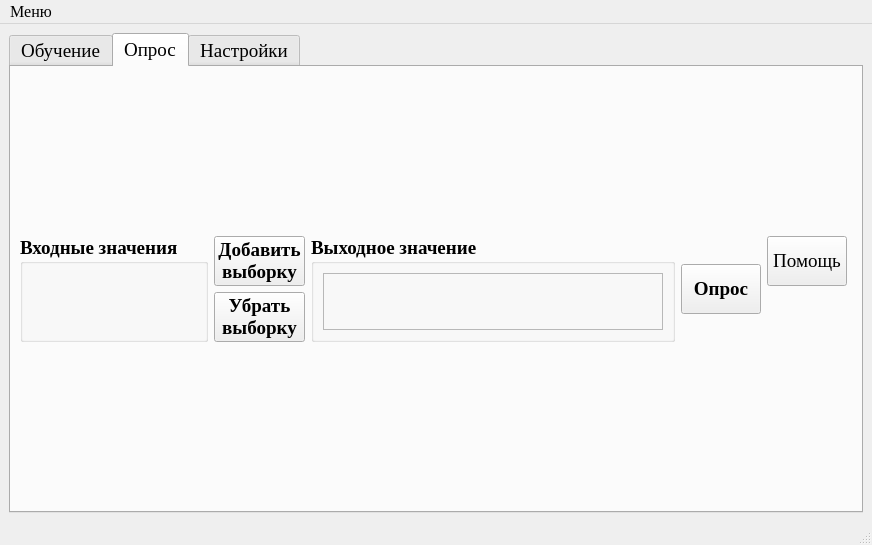
<?xml version="1.0" encoding="UTF-8"?>
<ui version="4.0">
 <class>MainWindow</class>
 <widget class="QMainWindow" name="MainWindow">
  <property name="geometry">
   <rect>
    <x>0</x>
    <y>0</y>
    <width>867</width>
    <height>545</height>
   </rect>
  </property>
  <property name="maximumSize">
   <size>
    <width>1920</width>
    <height>1080</height>
   </size>
  </property>
  <property name="sizeIncrement">
   <size>
    <width>5</width>
    <height>5</height>
   </size>
  </property>
  <property name="windowTitle">
   <string>NeuralNetwork</string>
  </property>
  <property name="windowIcon">
   <iconset>
    <normaloff>resources/icon.png</normaloff>resources/icon.png</iconset>
  </property>
  <property name="styleSheet">
   <string notr="true"/>
  </property>
  <property name="toolButtonStyle">
   <enum>Qt::ToolButtonTextUnderIcon</enum>
  </property>
  <widget class="QWidget" name="centralwidget">
   <layout class="QGridLayout" name="gridLayout_4">
    <item row="0" column="0">
     <layout class="QGridLayout" name="gridLayout_2">
      <item row="0" column="0">
       <widget class="QTabWidget" name="tabWidget_2">
        <property name="sizePolicy">
         <sizepolicy hsizetype="Expanding" vsizetype="Expanding">
          <horstretch>0</horstretch>
          <verstretch>0</verstretch>
         </sizepolicy>
        </property>
        <property name="maximumSize">
         <size>
          <width>1200</width>
          <height>480</height>
         </size>
        </property>
        <property name="font">
         <font>
          <family>Times New Roman</family>
          <pointsize>14</pointsize>
          <weight>50</weight>
          <bold>false</bold>
         </font>
        </property>
        <property name="tabShape">
         <enum>QTabWidget::Rounded</enum>
        </property>
        <property name="currentIndex">
         <number>1</number>
        </property>
        <property name="elideMode">
         <enum>Qt::ElideLeft</enum>
        </property>
        <property name="documentMode">
         <bool>false</bool>
        </property>
        <property name="tabsClosable">
         <bool>false</bool>
        </property>
        <property name="movable">
         <bool>false</bool>
        </property>
        <property name="tabBarAutoHide">
         <bool>false</bool>
        </property>
        <widget class="QWidget" name="tab_3">
         <attribute name="title">
          <string>Обучение</string>
         </attribute>
         <layout class="QGridLayout" name="gridLayout_3">
          <item row="0" column="0">
           <layout class="QGridLayout" name="gridLayout">
            <item row="0" column="0" rowspan="3">
             <layout class="QHBoxLayout" name="horizontalLayout" stretch="0">
              <item>
               <widget class="QGroupBox" name="inputValuesBox">
                <property name="minimumSize">
                 <size>
                  <width>181</width>
                  <height>424</height>
                 </size>
                </property>
                <property name="font">
                 <font>
                  <family>Times New Roman</family>
                  <pointsize>14</pointsize>
                  <weight>75</weight>
                  <bold>true</bold>
                 </font>
                </property>
                <property name="title">
                 <string>Входные значения</string>
                </property>
               </widget>
              </item>
             </layout>
            </item>
            <item row="0" column="1" rowspan="3">
             <layout class="QVBoxLayout" name="verticalLayout">
              <item>
               <widget class="QPushButton" name="addViborkaBtn">
                <property name="font">
                 <font>
                  <family>Times New Roman</family>
                  <pointsize>14</pointsize>
                  <weight>75</weight>
                  <bold>true</bold>
                 </font>
                </property>
                <property name="text">
                 <string>Добавить
выборку</string>
                </property>
               </widget>
              </item>
              <item>
               <widget class="QPushButton" name="deleteViborkaBtn">
                <property name="font">
                 <font>
                  <family>Times New Roman</family>
                  <pointsize>14</pointsize>
                  <weight>75</weight>
                  <bold>true</bold>
                 </font>
                </property>
                <property name="text">
                 <string>Убрать
выборку</string>
                </property>
               </widget>
              </item>
             </layout>
            </item>
            <item row="0" column="3">
             <layout class="QGridLayout" name="gridLayout_6">
              <item row="0" column="0">
               <widget class="QGroupBox" name="performanceBox">
                <property name="sizePolicy">
                 <sizepolicy hsizetype="Fixed" vsizetype="Fixed">
                  <horstretch>0</horstretch>
                  <verstretch>0</verstretch>
                 </sizepolicy>
                </property>
                <property name="maximumSize">
                 <size>
                  <width>10000</width>
                  <height>100000</height>
                 </size>
                </property>
                <property name="font">
                 <font>
                  <family>Times New Roman</family>
                  <pointsize>14</pointsize>
                  <weight>75</weight>
                  <bold>true</bold>
                 </font>
                </property>
                <property name="autoFillBackground">
                 <bool>false</bool>
                </property>
                <property name="title">
                 <string>Точность нейросети</string>
                </property>
                <layout class="QGridLayout" name="gridLayout_5">
                 <item row="1" column="0">
                  <widget class="QGroupBox" name="groupBox_4">
                   <property name="maximumSize">
                    <size>
                     <width>10000</width>
                     <height>10000</height>
                    </size>
                   </property>
                   <property name="font">
                    <font>
                     <family>Times New Roman</family>
                     <pointsize>14</pointsize>
                     <weight>50</weight>
                     <bold>false</bold>
                    </font>
                   </property>
                   <property name="title">
                    <string>Погрешность</string>
                   </property>
                   <layout class="QVBoxLayout" name="verticalLayout_3">
                    <item>
                     <widget class="QDoubleSpinBox" name="errorBox">
                      <property name="maximumSize">
                       <size>
                        <width>120</width>
                        <height>100</height>
                       </size>
                      </property>
                      <property name="wrapping">
                       <bool>false</bool>
                      </property>
                      <property name="showGroupSeparator" stdset="0">
                       <bool>false</bool>
                      </property>
                      <property name="decimals">
                       <number>6</number>
                      </property>
                      <property name="minimum">
                       <double>0.000000000000000</double>
                      </property>
                      <property name="maximum">
                       <double>0.200000000000000</double>
                      </property>
                      <property name="singleStep">
                       <double>0.000100000000000</double>
                      </property>
                      <property name="value">
                       <double>0.000100000000000</double>
                      </property>
                     </widget>
                    </item>
                   </layout>
                  </widget>
                 </item>
                 <item row="1" column="1">
                  <widget class="QGroupBox" name="groupBox_5">
                   <property name="maximumSize">
                    <size>
                     <width>10000</width>
                     <height>10000</height>
                    </size>
                   </property>
                   <property name="font">
                    <font>
                     <family>Times New Roman</family>
                     <pointsize>14</pointsize>
                     <weight>50</weight>
                     <bold>false</bold>
                    </font>
                   </property>
                   <property name="title">
                    <string>Значение</string>
                   </property>
                   <layout class="QVBoxLayout" name="verticalLayout_4">
                    <item>
                     <widget class="QLabel" name="performanceLabel">
                      <property name="maximumSize">
                       <size>
                        <width>1000</width>
                        <height>1000</height>
                       </size>
                      </property>
                      <property name="font">
                       <font>
                        <weight>50</weight>
                        <bold>false</bold>
                       </font>
                      </property>
                      <property name="text">
                       <string/>
                      </property>
                     </widget>
                    </item>
                   </layout>
                  </widget>
                 </item>
                </layout>
               </widget>
              </item>
             </layout>
            </item>
            <item row="1" column="3">
             <layout class="QHBoxLayout" name="horizontalLayout_3">
              <item>
               <widget class="QProgressBar" name="progressBar">
                <property name="maximumSize">
                 <size>
                  <width>1000</width>
                  <height>30</height>
                 </size>
                </property>
                <property name="font">
                 <font>
                  <pointsize>14</pointsize>
                  <weight>75</weight>
                  <bold>true</bold>
                 </font>
                </property>
                <property name="value">
                 <number>0</number>
                </property>
               </widget>
              </item>
             </layout>
            </item>
            <item row="0" column="2" rowspan="3">
             <layout class="QVBoxLayout" name="verticalLayout_2">
              <item>
               <widget class="QGroupBox" name="targetValBox">
                <property name="minimumSize">
                 <size>
                  <width>181</width>
                  <height>424</height>
                 </size>
                </property>
                <property name="font">
                 <font>
                  <family>Times New Roman</family>
                  <pointsize>14</pointsize>
                  <weight>75</weight>
                  <bold>true</bold>
                 </font>
                </property>
                <property name="title">
                 <string>Целевые значения</string>
                </property>
               </widget>
              </item>
             </layout>
            </item>
            <item row="2" column="3">
             <layout class="QHBoxLayout" name="horizontalLayout_4">
              <item>
               <widget class="QPushButton" name="learnStartBtn">
                <property name="maximumSize">
                 <size>
                  <width>1000</width>
                  <height>40</height>
                 </size>
                </property>
                <property name="font">
                 <font>
                  <family>Times New Roman</family>
                  <pointsize>14</pointsize>
                  <weight>75</weight>
                  <bold>true</bold>
                 </font>
                </property>
                <property name="text">
                 <string>Старт</string>
                </property>
               </widget>
              </item>
              <item>
               <widget class="QPushButton" name="StopBtn">
                <property name="maximumSize">
                 <size>
                  <width>100000</width>
                  <height>40</height>
                 </size>
                </property>
                <property name="font">
                 <font>
                  <family>Times New Roman</family>
                  <pointsize>14</pointsize>
                  <weight>75</weight>
                  <bold>true</bold>
                 </font>
                </property>
                <property name="text">
                 <string>Стоп</string>
                </property>
               </widget>
              </item>
             </layout>
            </item>
           </layout>
          </item>
          <item row="0" column="1">
           <layout class="QVBoxLayout" name="verticalLayout_10">
            <item>
             <widget class="QPushButton" name="learnHelpBtn">
              <property name="minimumSize">
               <size>
                <width>80</width>
                <height>50</height>
               </size>
              </property>
              <property name="maximumSize">
               <size>
                <width>10000</width>
                <height>50</height>
               </size>
              </property>
              <property name="font">
               <font>
                <family>Times New Roman</family>
                <pointsize>14</pointsize>
                <weight>50</weight>
                <bold>false</bold>
               </font>
              </property>
              <property name="text">
               <string>Помощь</string>
              </property>
             </widget>
            </item>
            <item>
             <widget class="QLabel" name="label_2">
              <property name="text">
               <string/>
              </property>
             </widget>
            </item>
           </layout>
          </item>
         </layout>
        </widget>
        <widget class="QWidget" name="tab_4">
         <attribute name="title">
          <string>Опрос</string>
         </attribute>
         <layout class="QGridLayout" name="gridLayout_9">
          <item row="0" column="1">
           <layout class="QVBoxLayout" name="verticalLayout_11">
            <property name="sizeConstraint">
             <enum>QLayout::SetDefaultConstraint</enum>
            </property>
            <item>
             <widget class="QPushButton" name="queryHelpBtn">
              <property name="minimumSize">
               <size>
                <width>80</width>
                <height>50</height>
               </size>
              </property>
              <property name="maximumSize">
               <size>
                <width>80</width>
                <height>16777215</height>
               </size>
              </property>
              <property name="font">
               <font>
                <family>Times New Roman</family>
                <pointsize>14</pointsize>
                <weight>50</weight>
                <bold>false</bold>
               </font>
              </property>
              <property name="text">
               <string>Помощь</string>
              </property>
             </widget>
            </item>
            <item>
             <widget class="QLabel" name="label">
              <property name="text">
               <string/>
              </property>
             </widget>
            </item>
           </layout>
          </item>
          <item row="0" column="0">
           <layout class="QGridLayout" name="gridLayout_7" rowstretch="0">
            <property name="sizeConstraint">
             <enum>QLayout::SetDefaultConstraint</enum>
            </property>
            <item row="0" column="0">
             <layout class="QVBoxLayout" name="verticalLayout_5">
              <item>
               <widget class="QGroupBox" name="queryInputValuesBox">
                <property name="font">
                 <font>
                  <family>Times New Roman</family>
                  <pointsize>14</pointsize>
                  <weight>75</weight>
                  <bold>true</bold>
                 </font>
                </property>
                <property name="title">
                 <string>Входные значения</string>
                </property>
                <property name="flat">
                 <bool>false</bool>
                </property>
                <property name="checkable">
                 <bool>false</bool>
                </property>
               </widget>
              </item>
             </layout>
            </item>
            <item row="0" column="1">
             <layout class="QVBoxLayout" name="verticalLayout_6">
              <item>
               <widget class="QPushButton" name="addQueryViborkaBtn">
                <property name="maximumSize">
                 <size>
                  <width>16777215</width>
                  <height>50</height>
                 </size>
                </property>
                <property name="font">
                 <font>
                  <family>Times New Roman</family>
                  <pointsize>14</pointsize>
                  <weight>75</weight>
                  <bold>true</bold>
                 </font>
                </property>
                <property name="text">
                 <string>Добавить
выборку</string>
                </property>
               </widget>
              </item>
              <item>
               <widget class="QPushButton" name="deleteQueryViborkaBtn">
                <property name="maximumSize">
                 <size>
                  <width>16777215</width>
                  <height>50</height>
                 </size>
                </property>
                <property name="font">
                 <font>
                  <family>Times New Roman</family>
                  <pointsize>14</pointsize>
                  <weight>75</weight>
                  <bold>true</bold>
                 </font>
                </property>
                <property name="text">
                 <string>Убрать
выборку</string>
                </property>
               </widget>
              </item>
             </layout>
            </item>
            <item row="0" column="2">
             <layout class="QVBoxLayout" name="verticalLayout_7">
              <item>
               <widget class="QGroupBox" name="targetValBox_2">
                <property name="font">
                 <font>
                  <family>Times New Roman</family>
                  <pointsize>14</pointsize>
                  <weight>75</weight>
                  <bold>true</bold>
                 </font>
                </property>
                <property name="title">
                 <string>Выходное значение</string>
                </property>
                <layout class="QGridLayout" name="gridLayout_8">
                 <item row="0" column="0">
                  <widget class="QLabel" name="outputLabel">
                   <property name="minimumSize">
                    <size>
                     <width>340</width>
                     <height>0</height>
                    </size>
                   </property>
                   <property name="font">
                    <font>
                     <family>Unispace</family>
                     <pointsize>12</pointsize>
                     <weight>75</weight>
                     <bold>true</bold>
                    </font>
                   </property>
                   <property name="frameShape">
                    <enum>QFrame::StyledPanel</enum>
                   </property>
                   <property name="text">
                    <string/>
                   </property>
                  </widget>
                 </item>
                </layout>
               </widget>
              </item>
             </layout>
            </item>
            <item row="0" column="3">
             <layout class="QVBoxLayout" name="verticalLayout_8">
              <item>
               <widget class="QPushButton" name="queryBtn">
                <property name="minimumSize">
                 <size>
                  <width>0</width>
                  <height>50</height>
                 </size>
                </property>
                <property name="font">
                 <font>
                  <family>Times New Roman</family>
                  <pointsize>14</pointsize>
                  <weight>75</weight>
                  <bold>true</bold>
                 </font>
                </property>
                <property name="text">
                 <string>Опрос</string>
                </property>
                <property name="flat">
                 <bool>false</bool>
                </property>
               </widget>
              </item>
             </layout>
            </item>
           </layout>
          </item>
         </layout>
        </widget>
        <widget class="QWidget" name="tab">
         <attribute name="title">
          <string>Настройки</string>
         </attribute>
         <widget class="QGroupBox" name="groupBoxLink">
          <property name="geometry">
           <rect>
            <x>10</x>
            <y>-10</y>
            <width>891</width>
            <height>441</height>
           </rect>
          </property>
          <property name="font">
           <font>
            <family>Times New Roman</family>
            <pointsize>10</pointsize>
            <weight>50</weight>
            <bold>false</bold>
           </font>
          </property>
          <property name="title">
           <string/>
          </property>
          <property name="flat">
           <bool>true</bool>
          </property>
          <widget class="QGroupBox" name="epochsGroupBox">
           <property name="geometry">
            <rect>
             <x>20</x>
             <y>160</y>
             <width>331</width>
             <height>61</height>
            </rect>
           </property>
           <property name="font">
            <font>
             <family>Times New Roman</family>
             <pointsize>14</pointsize>
             <weight>75</weight>
             <bold>true</bold>
            </font>
           </property>
           <property name="title">
            <string>Количество эпох</string>
           </property>
           <widget class="QTextEdit" name="epochsCount">
            <property name="geometry">
             <rect>
              <x>10</x>
              <y>20</y>
              <width>81</width>
              <height>31</height>
             </rect>
            </property>
            <property name="font">
             <font>
              <pointsize>12</pointsize>
              <weight>50</weight>
              <bold>false</bold>
             </font>
            </property>
            <property name="verticalScrollBarPolicy">
             <enum>Qt::ScrollBarAlwaysOff</enum>
            </property>
            <property name="horizontalScrollBarPolicy">
             <enum>Qt::ScrollBarAlwaysOff</enum>
            </property>
           </widget>
          </widget>
          <widget class="QPushButton" name="epochsLoopsBtn">
           <property name="geometry">
            <rect>
             <x>450</x>
             <y>250</y>
             <width>191</width>
             <height>31</height>
            </rect>
           </property>
           <property name="font">
            <font>
             <pointsize>14</pointsize>
             <weight>50</weight>
             <bold>false</bold>
            </font>
           </property>
           <property name="text">
            <string>Изменить</string>
           </property>
          </widget>
          <widget class="Line" name="line">
           <property name="geometry">
            <rect>
             <x>10</x>
             <y>10</y>
             <width>709</width>
             <height>20</height>
            </rect>
           </property>
           <property name="orientation">
            <enum>Qt::Horizontal</enum>
           </property>
          </widget>
          <widget class="Line" name="line_2">
           <property name="geometry">
            <rect>
             <x>710</x>
             <y>19</y>
             <width>20</width>
             <height>390</height>
            </rect>
           </property>
           <property name="orientation">
            <enum>Qt::Vertical</enum>
           </property>
          </widget>
          <widget class="Line" name="line_3">
           <property name="geometry">
            <rect>
             <x>10</x>
             <y>400</y>
             <width>710</width>
             <height>20</height>
            </rect>
           </property>
           <property name="orientation">
            <enum>Qt::Horizontal</enum>
           </property>
          </widget>
          <widget class="Line" name="line_5">
           <property name="geometry">
            <rect>
             <x>0</x>
             <y>20</y>
             <width>20</width>
             <height>390</height>
            </rect>
           </property>
           <property name="orientation">
            <enum>Qt::Vertical</enum>
           </property>
          </widget>
          <widget class="QPushButton" name="RerandWeightsBtn">
           <property name="geometry">
            <rect>
             <x>180</x>
             <y>330</y>
             <width>161</width>
             <height>51</height>
            </rect>
           </property>
           <property name="font">
            <font>
             <pointsize>14</pointsize>
             <weight>50</weight>
             <bold>false</bold>
            </font>
           </property>
           <property name="text">
            <string>Сгенерировать
новые веса</string>
           </property>
          </widget>
          <widget class="QPushButton" name="SaveWeightsBtn">
           <property name="geometry">
            <rect>
             <x>400</x>
             <y>330</y>
             <width>101</width>
             <height>51</height>
            </rect>
           </property>
           <property name="font">
            <font>
             <pointsize>14</pointsize>
             <weight>50</weight>
             <bold>false</bold>
            </font>
           </property>
           <property name="text">
            <string>Сохранить
веса</string>
           </property>
          </widget>
          <widget class="QPushButton" name="LoadWeightsBtn">
           <property name="geometry">
            <rect>
             <x>590</x>
             <y>330</y>
             <width>101</width>
             <height>51</height>
            </rect>
           </property>
           <property name="font">
            <font>
             <pointsize>14</pointsize>
             <weight>50</weight>
             <bold>false</bold>
            </font>
           </property>
           <property name="text">
            <string>Загрузить
веса</string>
           </property>
          </widget>
          <widget class="QPushButton" name="clearBtn">
           <property name="geometry">
            <rect>
             <x>30</x>
             <y>330</y>
             <width>101</width>
             <height>51</height>
            </rect>
           </property>
           <property name="font">
            <font>
             <pointsize>14</pointsize>
             <weight>50</weight>
             <bold>false</bold>
            </font>
           </property>
           <property name="text">
            <string>Сбросить
параметры</string>
           </property>
          </widget>
          <widget class="QGroupBox" name="groupBox_3">
           <property name="geometry">
            <rect>
             <x>20</x>
             <y>230</y>
             <width>331</width>
             <height>61</height>
            </rect>
           </property>
           <property name="font">
            <font>
             <family>Times New Roman</family>
             <pointsize>14</pointsize>
             <weight>75</weight>
             <bold>true</bold>
            </font>
           </property>
           <property name="title">
            <string>Коэффициент обучения</string>
           </property>
           <widget class="QTextEdit" name="learnRateBox">
            <property name="geometry">
             <rect>
              <x>10</x>
              <y>20</y>
              <width>81</width>
              <height>31</height>
             </rect>
            </property>
            <property name="font">
             <font>
              <pointsize>12</pointsize>
              <weight>50</weight>
              <bold>false</bold>
             </font>
            </property>
            <property name="verticalScrollBarPolicy">
             <enum>Qt::ScrollBarAlwaysOff</enum>
            </property>
            <property name="horizontalScrollBarPolicy">
             <enum>Qt::ScrollBarAlwaysOff</enum>
            </property>
           </widget>
          </widget>
          <widget class="QPushButton" name="settingsHelpBtn">
           <property name="geometry">
            <rect>
             <x>790</x>
             <y>10</y>
             <width>101</width>
             <height>51</height>
            </rect>
           </property>
           <property name="font">
            <font>
             <family>Times New Roman</family>
             <pointsize>14</pointsize>
             <weight>50</weight>
             <bold>false</bold>
            </font>
           </property>
           <property name="text">
            <string>Помощь</string>
           </property>
          </widget>
          <widget class="QGroupBox" name="groupBox_6">
           <property name="geometry">
            <rect>
             <x>20</x>
             <y>30</y>
             <width>331</width>
             <height>61</height>
            </rect>
           </property>
           <property name="font">
            <font>
             <family>Times New Roman</family>
             <pointsize>14</pointsize>
             <weight>75</weight>
             <bold>true</bold>
            </font>
           </property>
           <property name="title">
            <string>Количество входных значений</string>
           </property>
           <widget class="QTextEdit" name="hNodesIn">
            <property name="geometry">
             <rect>
              <x>10</x>
              <y>20</y>
              <width>81</width>
              <height>31</height>
             </rect>
            </property>
            <property name="font">
             <font>
              <pointsize>12</pointsize>
              <weight>50</weight>
              <bold>false</bold>
             </font>
            </property>
            <property name="frameShape">
             <enum>QFrame::StyledPanel</enum>
            </property>
            <property name="verticalScrollBarPolicy">
             <enum>Qt::ScrollBarAlwaysOff</enum>
            </property>
            <property name="horizontalScrollBarPolicy">
             <enum>Qt::ScrollBarAlwaysOff</enum>
            </property>
           </widget>
          </widget>
          <widget class="QGroupBox" name="groupBox_7">
           <property name="geometry">
            <rect>
             <x>20</x>
             <y>90</y>
             <width>331</width>
             <height>61</height>
            </rect>
           </property>
           <property name="font">
            <font>
             <family>Times New Roman</family>
             <pointsize>14</pointsize>
             <weight>75</weight>
             <bold>true</bold>
            </font>
           </property>
           <property name="title">
            <string>Количество выходных значений</string>
           </property>
           <widget class="QTextEdit" name="oNodesIn">
            <property name="geometry">
             <rect>
              <x>10</x>
              <y>20</y>
              <width>81</width>
              <height>31</height>
             </rect>
            </property>
            <property name="font">
             <font>
              <pointsize>12</pointsize>
              <weight>50</weight>
              <bold>false</bold>
             </font>
            </property>
            <property name="verticalScrollBarPolicy">
             <enum>Qt::ScrollBarAlwaysOff</enum>
            </property>
            <property name="horizontalScrollBarPolicy">
             <enum>Qt::ScrollBarAlwaysOff</enum>
            </property>
           </widget>
          </widget>
          <widget class="QGroupBox" name="groupBox_8">
           <property name="geometry">
            <rect>
             <x>350</x>
             <y>30</y>
             <width>351</width>
             <height>61</height>
            </rect>
           </property>
           <property name="font">
            <font>
             <family>Times New Roman</family>
             <pointsize>14</pointsize>
             <weight>75</weight>
             <bold>true</bold>
            </font>
           </property>
           <property name="title">
            <string>Количество нейронов в 1-м слое</string>
           </property>
           <widget class="QTextEdit" name="hiddenLayerCount1">
            <property name="geometry">
             <rect>
              <x>10</x>
              <y>20</y>
              <width>91</width>
              <height>31</height>
             </rect>
            </property>
            <property name="font">
             <font>
              <pointsize>12</pointsize>
              <weight>50</weight>
              <bold>false</bold>
             </font>
            </property>
            <property name="verticalScrollBarPolicy">
             <enum>Qt::ScrollBarAlwaysOff</enum>
            </property>
            <property name="horizontalScrollBarPolicy">
             <enum>Qt::ScrollBarAlwaysOff</enum>
            </property>
           </widget>
          </widget>
          <widget class="QGroupBox" name="groupBox_9">
           <property name="geometry">
            <rect>
             <x>350</x>
             <y>90</y>
             <width>351</width>
             <height>61</height>
            </rect>
           </property>
           <property name="font">
            <font>
             <family>Times New Roman</family>
             <pointsize>14</pointsize>
             <weight>75</weight>
             <bold>true</bold>
            </font>
           </property>
           <property name="title">
            <string>Количество нейронов во 2-м слое</string>
           </property>
           <widget class="QTextEdit" name="HiddenLayerCount2">
            <property name="geometry">
             <rect>
              <x>10</x>
              <y>20</y>
              <width>91</width>
              <height>31</height>
             </rect>
            </property>
            <property name="font">
             <font>
              <pointsize>12</pointsize>
              <weight>50</weight>
              <bold>false</bold>
             </font>
            </property>
            <property name="verticalScrollBarPolicy">
             <enum>Qt::ScrollBarAlwaysOff</enum>
            </property>
            <property name="horizontalScrollBarPolicy">
             <enum>Qt::ScrollBarAlwaysOff</enum>
            </property>
           </widget>
          </widget>
          <widget class="QGroupBox" name="groupBox">
           <property name="geometry">
            <rect>
             <x>350</x>
             <y>160</y>
             <width>351</width>
             <height>61</height>
            </rect>
           </property>
           <property name="font">
            <font>
             <family>Times New Roman</family>
             <pointsize>14</pointsize>
             <weight>75</weight>
             <bold>true</bold>
            </font>
           </property>
           <property name="title">
            <string>Количество циклов обучения</string>
           </property>
           <widget class="QTextEdit" name="loopCount">
            <property name="geometry">
             <rect>
              <x>10</x>
              <y>20</y>
              <width>91</width>
              <height>31</height>
             </rect>
            </property>
            <property name="font">
             <font>
              <pointsize>12</pointsize>
              <weight>50</weight>
              <bold>false</bold>
             </font>
            </property>
            <property name="verticalScrollBarPolicy">
             <enum>Qt::ScrollBarAlwaysOff</enum>
            </property>
            <property name="horizontalScrollBarPolicy">
             <enum>Qt::ScrollBarAlwaysOff</enum>
            </property>
           </widget>
          </widget>
          <widget class="Line" name="line_4">
           <property name="geometry">
            <rect>
             <x>10</x>
             <y>290</y>
             <width>710</width>
             <height>20</height>
            </rect>
           </property>
           <property name="orientation">
            <enum>Qt::Horizontal</enum>
           </property>
          </widget>
          <widget class="Line" name="line_6">
           <property name="geometry">
            <rect>
             <x>140</x>
             <y>300</y>
             <width>20</width>
             <height>111</height>
            </rect>
           </property>
           <property name="orientation">
            <enum>Qt::Vertical</enum>
           </property>
          </widget>
          <widget class="Line" name="line_7">
           <property name="geometry">
            <rect>
             <x>360</x>
             <y>300</y>
             <width>20</width>
             <height>111</height>
            </rect>
           </property>
           <property name="orientation">
            <enum>Qt::Vertical</enum>
           </property>
          </widget>
          <zorder>epochsGroupBox</zorder>
          <zorder>line</zorder>
          <zorder>line_2</zorder>
          <zorder>line_3</zorder>
          <zorder>line_5</zorder>
          <zorder>SaveWeightsBtn</zorder>
          <zorder>LoadWeightsBtn</zorder>
          <zorder>epochsLoopsBtn</zorder>
          <zorder>RerandWeightsBtn</zorder>
          <zorder>clearBtn</zorder>
          <zorder>groupBox_3</zorder>
          <zorder>settingsHelpBtn</zorder>
          <zorder>groupBox_6</zorder>
          <zorder>groupBox_7</zorder>
          <zorder>groupBox_8</zorder>
          <zorder>groupBox_9</zorder>
          <zorder>groupBox</zorder>
          <zorder>line_4</zorder>
          <zorder>line_6</zorder>
          <zorder>line_7</zorder>
         </widget>
        </widget>
       </widget>
      </item>
     </layout>
    </item>
   </layout>
  </widget>
  <widget class="QMenuBar" name="menubar">
   <property name="geometry">
    <rect>
     <x>0</x>
     <y>0</y>
     <width>867</width>
     <height>25</height>
    </rect>
   </property>
   <property name="font">
    <font>
     <family>Times New Roman</family>
     <pointsize>12</pointsize>
    </font>
   </property>
   <property name="defaultUp">
    <bool>false</bool>
   </property>
   <property name="nativeMenuBar">
    <bool>true</bool>
   </property>
   <widget class="QMenu" name="menu">
    <property name="font">
     <font>
      <family>Times New Roman</family>
      <pointsize>12</pointsize>
     </font>
    </property>
    <property name="title">
     <string>Меню</string>
    </property>
    <addaction name="loadFromFile"/>
    <addaction name="currentParamBtn"/>
    <addaction name="separator"/>
    <addaction name="FAQbtn"/>
    <addaction name="separator"/>
    <addaction name="exitAction_2"/>
   </widget>
   <addaction name="menu"/>
  </widget>
  <widget class="QStatusBar" name="statusbar"/>
  <action name="loadFromFile">
   <property name="text">
    <string>Загрузить внешний файл(.txt, .xlsx)</string>
   </property>
  </action>
  <action name="currentParamBtn">
   <property name="text">
    <string>Просмотреть текущие параметры</string>
   </property>
  </action>
  <action name="FAQbtn">
   <property name="text">
    <string>О программе</string>
   </property>
  </action>
  <action name="exitAction_2">
   <property name="text">
    <string>Закрыть программу</string>
   </property>
  </action>
 </widget>
 <resources/>
 <connections/>
</ui>
